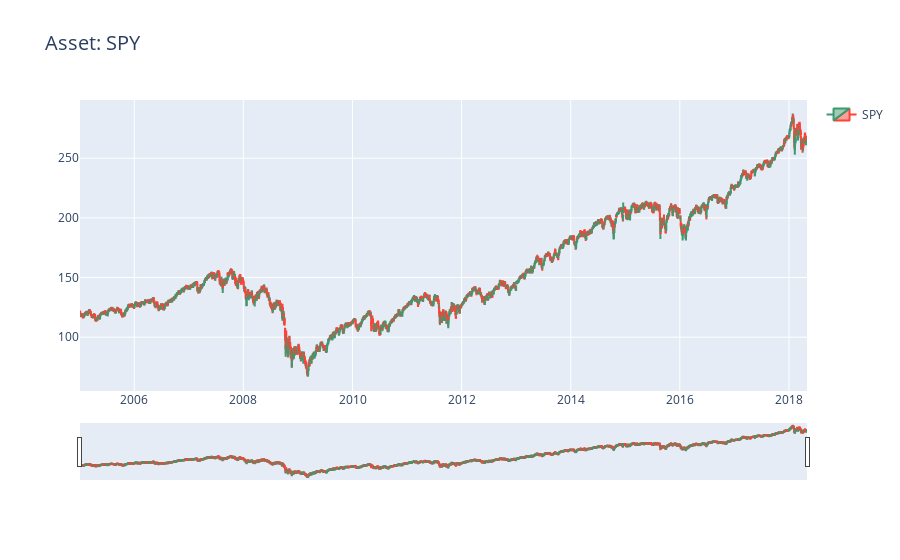
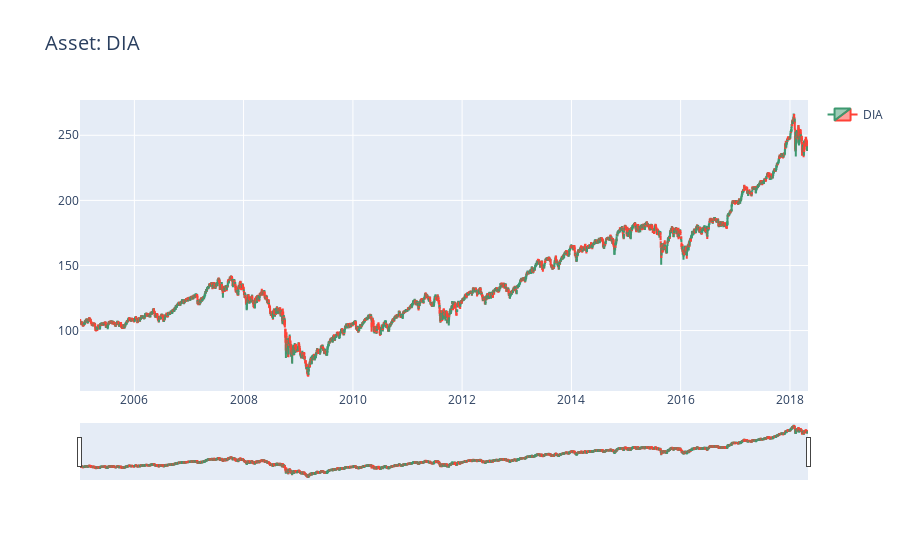
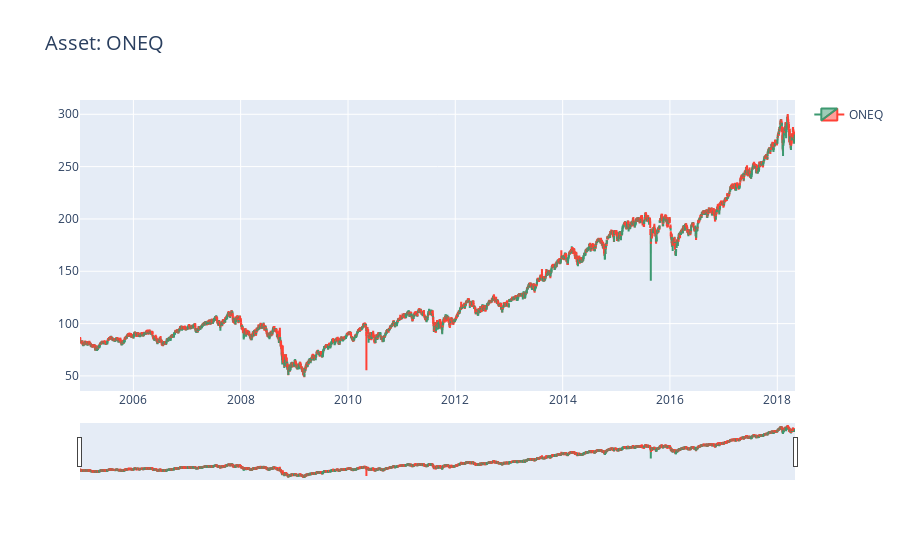
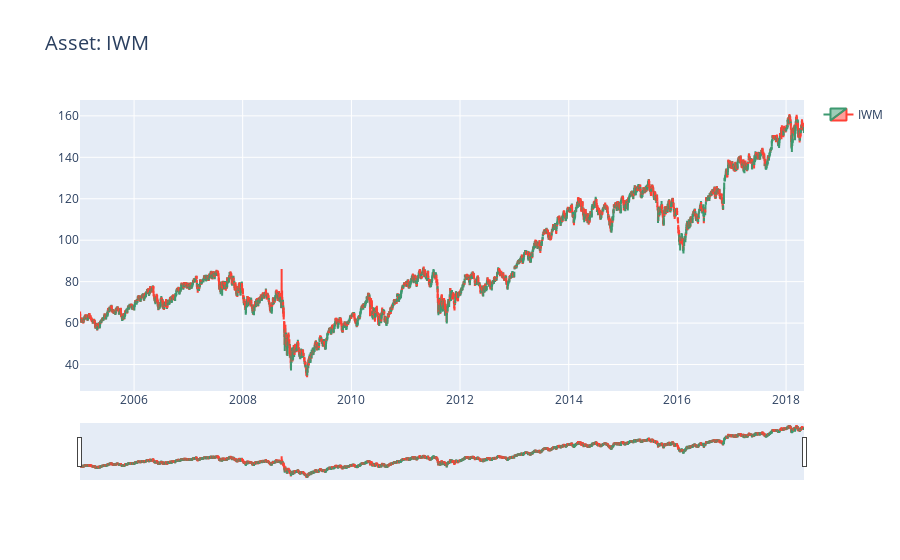

The notebook cell these images were saved under, in order:
### Code cell
# Display a Plotly interactive candelstick chart

def plotly_candlestick(asset_dict, asset_name):

    df = asset_dict[asset_name]
    
    trace1 = {
        'x': df.Date,
        'open': df.Open,
        'close': df.Close,
        'high': df.High,
        'low': df.Low,
        'type': 'candlestick',
        'name': asset_name,
        'showlegend': True
    }

    data = [trace1]
        
    layout = go.Layout({
        'title': {
            'text': 'Asset: ' + asset_name,
            'font': {
                'size': 20
            }
        }
    })

    fig = go.Figure(trace1, layout)
    fig.show()

# Plot all the assets in Plotly interactive charts with a Candlestick chart
for asset in asset_list:
    plotly_candlestick(asset_dict, asset)

### Figure 1 — Plotly figure (JSON) as saved in the notebook; plotly's stock layout.template omitted (floating-point values rounded to 4 significant figures; data arrays with more than 128 entries replaced by an {"elided": "..."} marker saying what was removed)
{"data": [{"close": {"elided": "3355 float values"}, "high": {"elided": "3355 float values"}, "low": {"elided": "3355 float values"}, "name": "SPY", "open": {"elided": "3355 float values"}, "showlegend": true, "type": "candlestick", "x": {"elided": "3355 str values"}}], "layout": {"title": {"font": {"size": 20}, "text": "Asset: SPY"}}}

### Figure 2 — Plotly figure (JSON) as saved in the notebook; plotly's stock layout.template omitted (floating-point values rounded to 4 significant figures; data arrays with more than 128 entries replaced by an {"elided": "..."} marker saying what was removed)
{"data": [{"close": {"elided": "3355 float values"}, "high": {"elided": "3355 float values"}, "low": {"elided": "3355 float values"}, "name": "DIA", "open": {"elided": "3355 float values"}, "showlegend": true, "type": "candlestick", "x": {"elided": "3355 str values"}}], "layout": {"title": {"font": {"size": 20}, "text": "Asset: DIA"}}}

### Figure 3 — Plotly figure (JSON) as saved in the notebook; plotly's stock layout.template omitted (floating-point values rounded to 4 significant figures; data arrays with more than 128 entries replaced by an {"elided": "..."} marker saying what was removed)
{"data": [{"close": {"elided": "3355 float values"}, "high": {"elided": "3355 float values"}, "low": {"elided": "3355 float values"}, "name": "ONEQ", "open": {"elided": "3355 float values"}, "showlegend": true, "type": "candlestick", "x": {"elided": "3355 str values"}}], "layout": {"title": {"font": {"size": 20}, "text": "Asset: ONEQ"}}}

### Figure 4 — Plotly figure (JSON) as saved in the notebook; plotly's stock layout.template omitted (floating-point values rounded to 4 significant figures; data arrays with more than 128 entries replaced by an {"elided": "..."} marker saying what was removed)
{"data": [{"close": {"elided": "3355 float values"}, "high": {"elided": "3355 float values"}, "low": {"elided": "3355 float values"}, "name": "IWM", "open": {"elided": "3355 float values"}, "showlegend": true, "type": "candlestick", "x": {"elided": "3355 str values"}}], "layout": {"title": {"font": {"size": 20}, "text": "Asset: IWM"}}}
